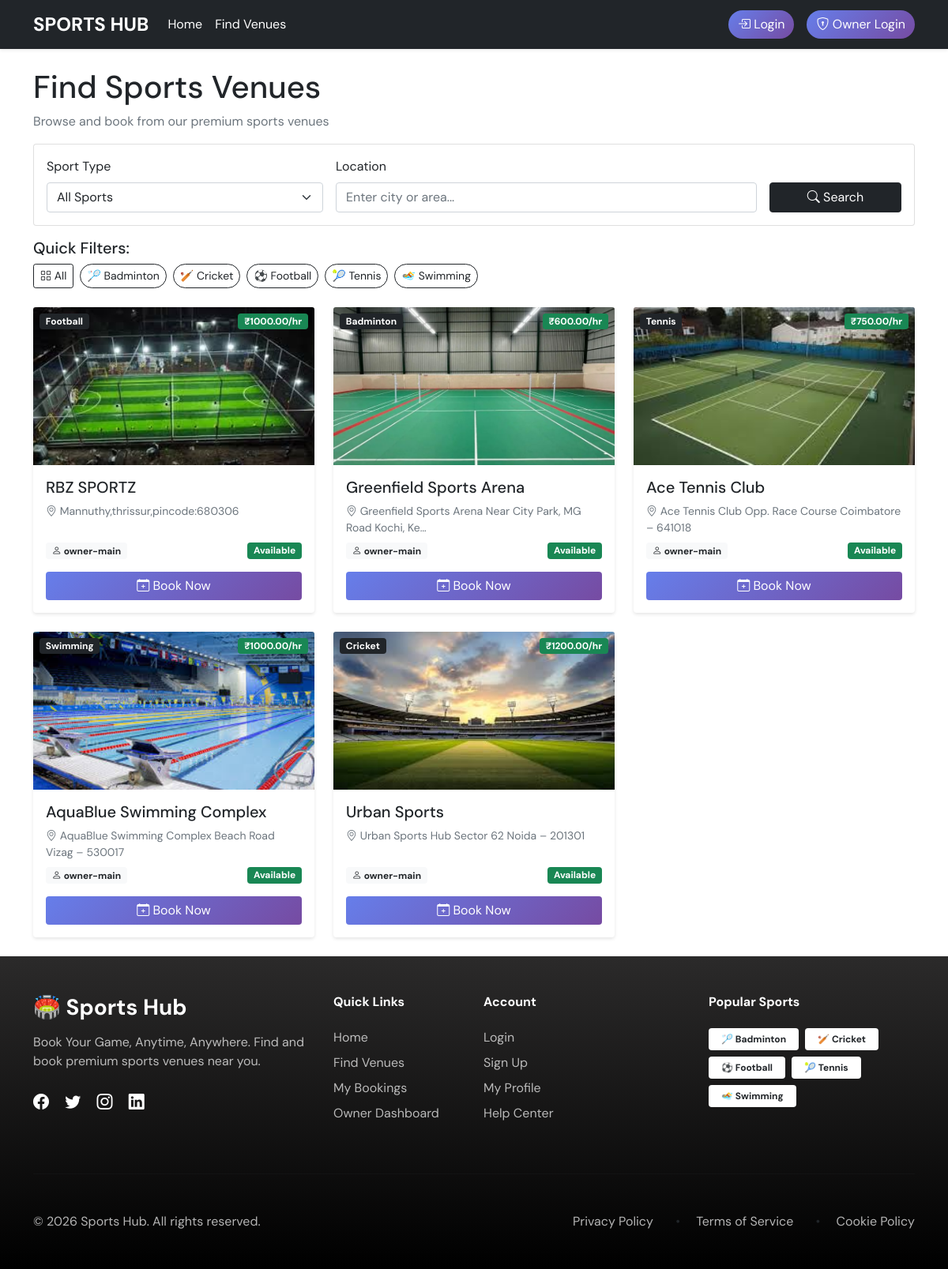
The page /venues/ on the database as committed earlier.
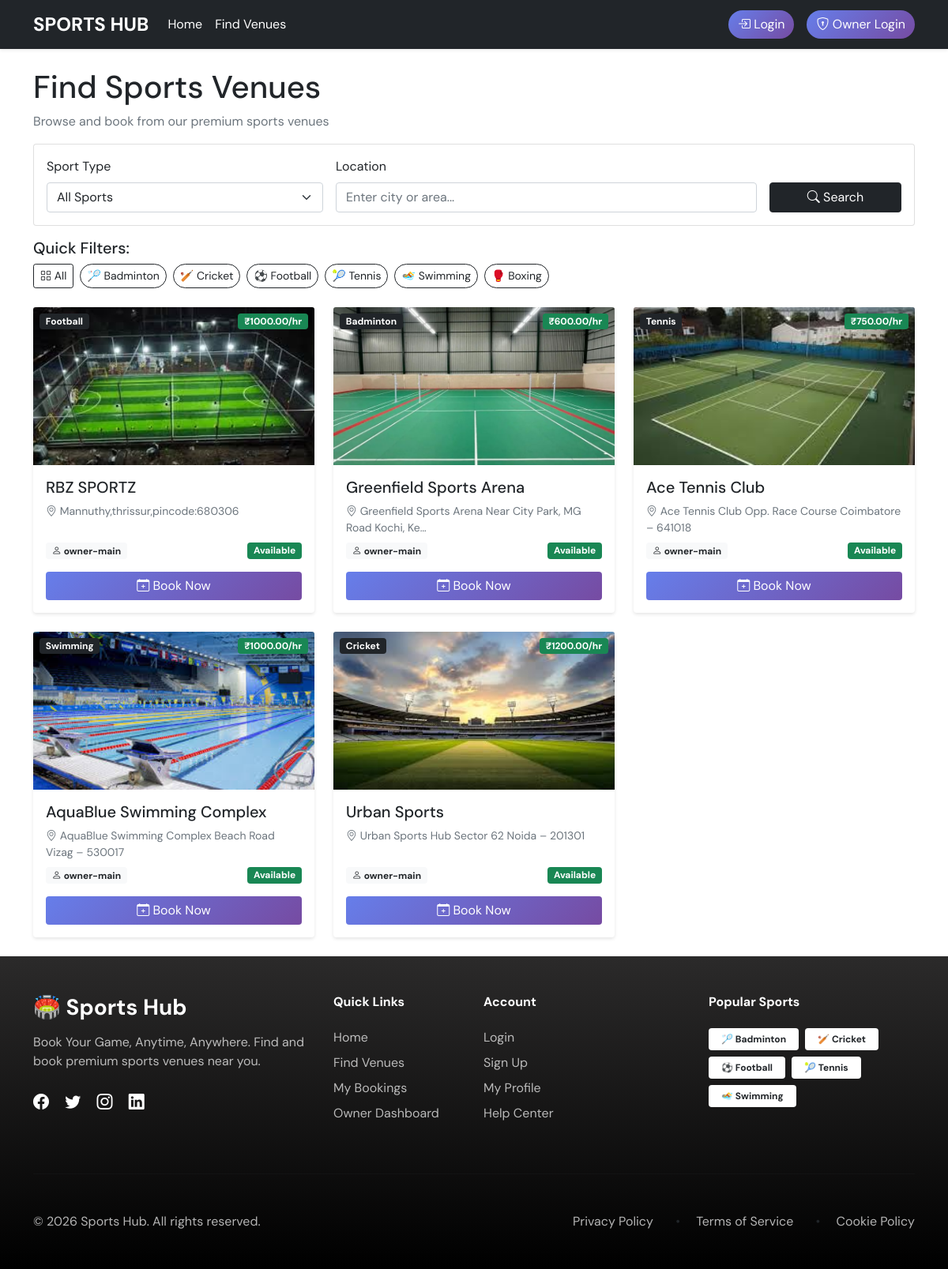
The same page on the database as committed later.
### venues/models.py (models this page shows, shortened)
class Sport(models.Model):
    SPORT_CHOICES = (
        ('badminton', 'Badminton'),
        ('cricket', 'Cricket'),
        ('football', 'Football'),
        ('tennis', 'Tennis'),
        ('swimming', 'Swimming'),
        ('boxing', 'Boxing'),
    )
    name = models.CharField(max_length=20, choices=SPORT_CHOICES, unique=True)
    description = models.TextField(blank=True)
    image = models.ImageField(max_length=50, blank=True)

class Venue(models.Model):
    name = models.CharField(max_length=200)
    sport = models.ForeignKey(Sport, on_delete=models.CASCADE)
    owner = models.ForeignKey(User, on_delete=models.CASCADE, limit_choices_to={'user_type': 'owner'})
    image = models.ImageField(upload_to=venue_image_path)
    address = models.TextField()
    location = models.CharField(max_length=200)  # Could be Google Maps link or coordinates
    price_per_hour = models.DecimalField(max_digits=10, decimal_places=2)
    is_active = models.BooleanField(default=True)
    created_at = models.DateTimeField(auto_now_add=True)
    updated_at = models.DateTimeField(auto_now=True)
    @property
    def image_url(self):
        if self.image and hasattr(self.image, 'url'):
            return self.image.url
        return '/static/images/default-venue.jpg'

### accounts/models.py (models this page shows, shortened)
class User(AbstractUser):
    USER_TYPE_CHOICES = (
        ('admin', 'Admin'),
        ('owner', 'Owner'),
        ('user', 'User'),
    )
    user_type = models.CharField(max_length=10, choices=USER_TYPE_CHOICES, default='user')
    phone_number = models.CharField(max_length=15, blank=True, null=True)
    address = models.TextField(blank=True, null=True)
    created_at = models.DateTimeField(auto_now_add=True)
    updated_at = models.DateTimeField(auto_now=True)

### venues/views.py (the view)
# urls.py: path('venues/', views.venue_list, name='venue_list'),
def venue_list(request):
    sport_filter = request.GET.get('sport', '')
    location_filter = request.GET.get('location', '')
    venues = Venue.objects.filter(is_active=True)
    if sport_filter:
        venues = venues.filter(sport__name=sport_filter)
    if location_filter:
        venues = venues.filter(
            Q(address__icontains=location_filter) |
            Q(location__icontains=location_filter)
        )
    sports = Sport.objects.all()
    context = {
        'venues': venues,
        'sports': sports,
        'selected_sport': sport_filter,
    }
    return render(request, 'venues/venue_list.html', context)

### templates/venues/venue_list.html (shortened to what this page needs)
{% extends 'base.html' %}
{% block content %}
<div class="row">
    <div class="col-md-12">
        <h1 class="mb-2">Find Sports Venues</h1>
        <p class="text-muted">Browse and book from our premium sports venues</p>
    </div>
</div>
<div class="card mb-3">
    <div class="card-body">
        <form method="get" class="row g-3">
            <div class="col-md-4">
                <label class="form-label">Sport Type</label>
                <select class="form-select" name="sport">
                    <option value="">All Sports</option>
                </select>
            </div>
            <div class="col-md-6">
                <label class="form-label">Location</label>
                <input type="text" class="form-control" name="location" placeholder="Enter city or area..."
                       value="{{ request.GET.location }}">
            </div>
            <div class="col-md-2 d-flex align-items-end">
                <button type="submit" class="btn btn-dark w-100">
                    <i class="bi bi-search"></i> Search
                </button>
            </div>
        </form>
    </div>
</div>
<div class="mb-4">
    <h5>Quick Filters:</h5>
    <div class="d-flex flex-wrap gap-2">
        <a href="{% url 'venue_list' %}" class="btn btn-outline-dark btn-sm">
            <i class="bi bi-grid"></i> All
        </a>
        {% for sport in sports %}
        <a href="{% url 'sport_venues' sport.name %}" class="btn btn-outline-dark btn-sm rounded-pill">
            {% if sport.name == 'badminton' %}🏸
            {% elif sport.name == 'cricket' %}🏏
            {% elif sport.name == 'football' %}⚽
            {% elif sport.name == 'tennis' %}🎾
            {% elif sport.name == 'swimming' %}🏊
            {% elif sport.name == 'boxing' %}🥊{% endif %}
            {{ sport.get_name_display }}
        </a>
        {% endfor %}
    </div>
</div>
{% if venues %}
<div class="row g-4">
    {% for venue in venues %}
    <div class="col-md-4">
        <div class="card venue-card h-100">
            <div class="position-relative">
                <img src="{{ venue.image_url }}" class="card-img-top" alt="{{ venue.name }}"
                     style="height: 200px; object-fit: cover;">
                <span class="position-absolute top-0 start-0 m-2 badge bg-dark">
                    {{ venue.sport.get_name_display }}
                </span>
                <span class="position-absolute top-0 end-0 m-2 badge bg-success">
                    ₹{{ venue.price_per_hour }}/hr
                </span>
            </div>
            <div class="card-body d-flex flex-column">
                <h5 class="card-title">{{ venue.name }}</h5>
                <p class="card-text text-muted small mb-2">
                    <i class="bi bi-geo-alt"></i> {{ venue.address|truncatechars:60 }}
                </p>
                <div class="mt-auto">
                    <div class="d-flex justify-content-between align-items-center mb-3">
                        <span class="badge bg-light text-dark">
                            <i class="bi bi-person"></i> {{ venue.owner.username }}
                        </span>
                        {% if venue.is_active %}
                        <span class="badge bg-success">Available</span>
                        {% else %}
                        <span class="badge bg-danger">Closed</span>
                        {% endif %}
                    </div>
                    <a href="{% url 'venue_detail' venue.id %}" class="btn btn-primary w-100">
                        <i class="bi bi-calendar-plus"></i> Book Now
                    </a>
                </div>
            </div>
        </div>
    </div>
    {% endfor %}
</div>
{% else %}
<div class="text-center py-5">
    <div class="display-4 mb-3">🏟️</div>
    <h4>No venues available</h4>
    <p class="text-muted">Check back soon for new venues in your area.</p>
</div>
{% endif %}
{% endblock %}

Rows that differ between the two databases and show on the page:
added Sport: name "Boxing"
